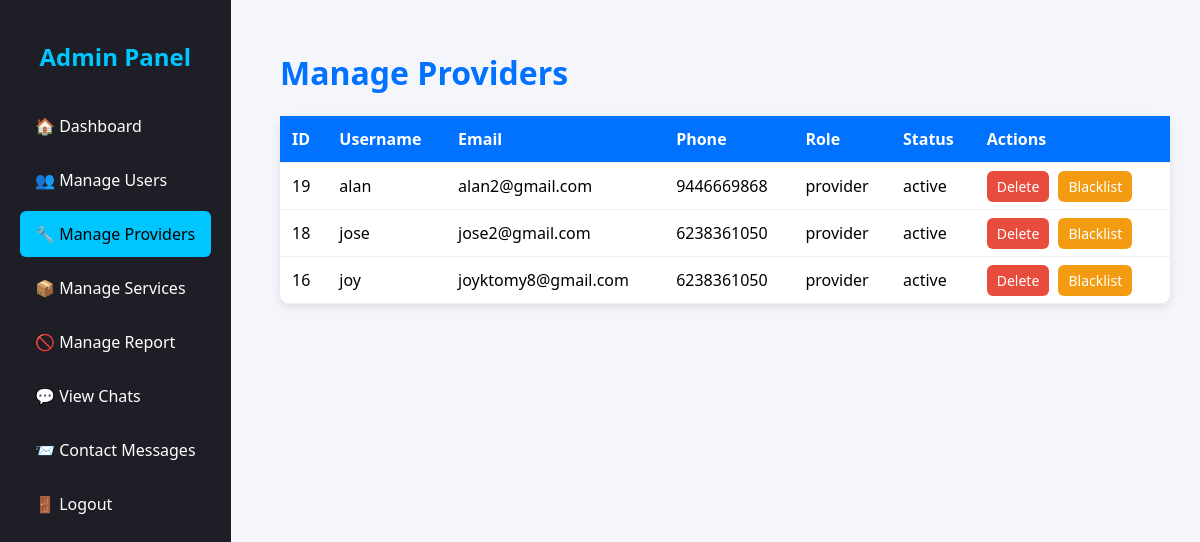
The page /manage_providers.php (signed in) on the database its author committed.
### tables this page shows
CREATE TABLE `accounts` (
  `id` int(11) NOT NULL,
  `username` varchar(50) NOT NULL,
  `email` varchar(100) NOT NULL,
  `password` varchar(255) NOT NULL,
  `phone` varchar(15) NOT NULL,
  `role` enum('user','provider','admin') NOT NULL,
  `created_at` timestamp NOT NULL DEFAULT current_timestamp(),
  `status` enum('active','blacklisted') NOT NULL DEFAULT 'active'
);

### manage_providers.php (the view, shortened to what this page needs)
<?php
$host = "localhost";
$user = "root";
$password = "";
$database = "servicemarketplace";
$conn = new mysqli($host, $user, $password, $database);
$result = $conn->query("SELECT id, username, email, phone, role, status FROM accounts WHERE role='provider' ORDER BY id DESC");
?>
<html>
<head>
</head>
<body>
<div class="sidebar">
    <h2>Admin Panel</h2>
    <a href="admin_dashboard.php">🏠 Dashboard</a>
    <a href="manage_users.php">👥 Manage Users</a>
    <a href="manage_providers.php" class="active">🔧 Manage Providers</a>
     <a href="manage_services.php">📦 Manage Services</a>
    <a href="manage_reports.php">🚫 Manage Report</a>
    <a href="admin_view_chats.php">💬 View Chats</a>
    <a href="view_contacts.php">📨 Contact Messages</a>
    <a href="admin_dashboard.php?logout=1">🚪 Logout</a>
</div>
<div class="container">
    <h1>Manage Providers</h1>
    <table>
        <tr>
            <th>ID</th>
            <th>Username</th>
            <th>Email</th>
            <th>Phone</th>
            <th>Role</th>
            <th>Status</th>
            <th>Actions</th>
        </tr>
        <?php while ($row = $result->fetch_assoc()): ?>
        <tr>
            <td><?= $row['id']; ?></td>
            <td><?= htmlspecialchars($row['username']); ?></td>
            <td><?= htmlspecialchars($row['email']); ?></td>
            <td><?= htmlspecialchars($row['phone']); ?></td>
            <td><?= htmlspecialchars($row['role']); ?></td>
            <td><?= htmlspecialchars($row['status']); ?></td>
            <td>
                <a href="javascript:void(0)" class="btn delete" onclick="confirmDelete(<?= $row['id']; ?>)">Delete</a>
                <?php if ($row['status'] === 'blacklisted'): ?>
                    <a href="?unblacklist=<?= $row['id']; ?>" class="btn unblacklist">Unblacklist</a>
                <?php else: ?>
                    <a href="?blacklist=<?= $row['id']; ?>" class="btn blacklist">Blacklist</a>
                <?php endif; ?>
            </td>
        </tr>
        <?php endwhile; ?>
    </table>
</div>
</body>
</html>

### manage_providers.php (style rules this page uses)
body { font-family: 'Segoe UI', sans-serif; background: #f4f6fc; margin: 0; }
.container { margin-left: 250px; padding: 30px; }
h1 { color: #0072ff; }
table { width: 100%; border-collapse: collapse; margin-top: 20px; background: white; border-radius: 10px; box-shadow: 0 3px 8px rgba(0,0,0,0.1); }
th, td { padding: 12px; border-bottom: 1px solid #eee; text-align: left; }
th { background: #0072ff; color: white; }
a.btn { padding: 6px 10px; text-decoration: none; border-radius: 6px; font-size: 14px; margin-right: 5px; }
.delete { background: #e74c3c; color: white; }
.blacklist { background: #f39c12; color: white; }
.sidebar { width: 20 0px; background: #1e1f26; color: white; position: fixed; height: 100%; padding: 20px; }
.sidebar h2 { text-align: center; margin-bottom: 30px; color: #00c6ff; }
.sidebar a { display: block; color: white; padding: 12px 15px; border-radius: 6px; margin-bottom: 8px; text-decoration: none; transition: 0.3s; }
.sidebar a:hover, .sidebar a.active { background: #00c6ff; color: black; }

### rows shown on the page
accounts: id "19", username "alan", email "alan2@gmail.com", phone "9446669868", role "provider", status "active"
accounts: id "18", username "jose", email "jose2@gmail.com", phone "6238361050", role "provider", status "active"
accounts: id "16", username "joy", email "joyktomy8@gmail.com", phone "6238361050", role "provider", status "active"
